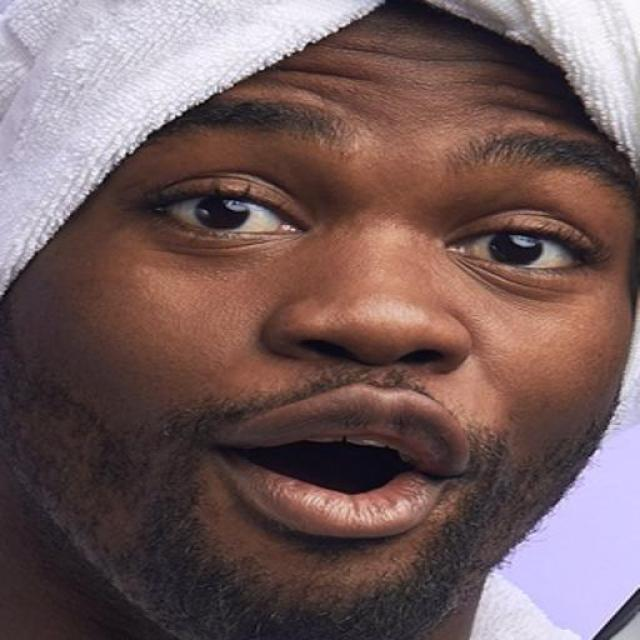
#> input picture backend/dataset/test/dark/58734018_jpg.rf.c1dc01f4c300e9e5085cb18dbbc6ab30.jpg, 640 x 640 px
$ python -i color_utils.py   (imports and definitions only)
#> lines starting #> are read from the running program, lines starting #| are printed output that depends on the picture
import cv2
import numpy as np


FACE_CASCADE = cv2.CascadeClassifier(
    cv2.data.haarcascades
    + "haarcascade_frontalface_default.xml"
)


def detect_face(image):

    gray = cv2.cvtColor(
        image,
        cv2.COLOR_BGR2GRAY
    )

    faces = FACE_CASCADE.detectMultiScale(
        gray,
        scaleFactor=1.1,
        minNeighbors=5,
        minSize=(100, 100)
    )

    if len(faces) == 0:
        return None

    return max(
        faces,
        key=lambda f: f[2] * f[3]
    )


def extract_skin_pixels(image, face):

    x, y, w, h = face

    # Area pipi kiri
    left = image[
        int(y + 0.45 * h):
        int(y + 0.70 * h),

        int(x + 0.15 * w):
        int(x + 0.42 * w)
    ]

    # Area pipi kanan
    right = image[
        int(y + 0.45 * h):
        int(y + 0.70 * h),

        int(x + 0.58 * w):
        int(x + 0.85 * w)
    ]

    pixels = np.concatenate(
        [
            left.reshape(-1, 3),
            right.reshape(-1, 3)
        ],
        axis=0
    )

    return pixels


def extract_features(image):

    face = detect_face(image)

    if face is None:
        raise ValueError(
            "Wajah tidak ditemukan"
        )

    pixels = extract_skin_pixels(
        image,
        face
    )

    if len(pixels) == 0:
        raise ValueError(
            "Area kulit tidak ditemukan"
        )

    # BGR → RGB
    rgb = pixels[:, ::-1]

    rgb_mean = np.mean(
        rgb,
        axis=0
    )

    # BGR → LAB
    lab = cv2.cvtColor(
        pixels.reshape(-1, 1, 3),
        cv2.COLOR_BGR2LAB
    )

    lab = lab.reshape(-1, 3)

    lab_mean = np.mean(
        lab,
        axis=0
    )

    # =========================
    # HASIL FITUR
    # =========================

    return {
        "rgb_r": float(rgb_mean[0]),
        "rgb_g": float(rgb_mean[1]),
        "rgb_b": float(rgb_mean[2]),
        "lab_l": float(lab_mean[0]),
        "lab_a": float(lab_mean[1]),
        "lab_b": float(lab_mean[2])
    }

>>> import cv2
>>> picture = cv2.imread('dataset/test/dark/58734018_jpg.rf.c1dc01f4c300e9e5085cb18dbbc6ab30.jpg')
#> picture is the input picture: shape (640, 640, 3); mean B, G, R 92, 92.2, 115.2
>>> result = extract_features(picture)
#> in detect_face, `gray = cv2.cvtColor( image, cv2.COLOR_BGR2GRAY )`:
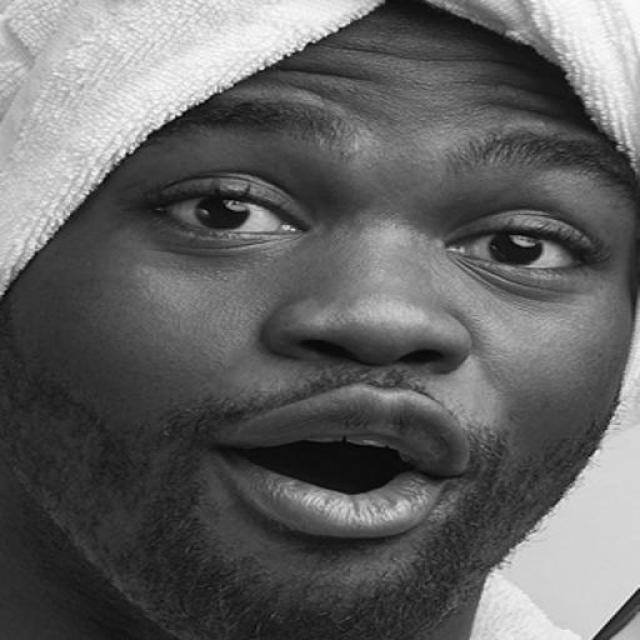
#> gray: shape (640, 640); min 1, max 254, mean 99.1
#> in detect_face, `faces = FACE_CASCADE.detectMultiScale( gray, scaleFactor=1.1, minNeigh..`: faces = ()
#> (the run stopped early here; a loop or call above may not have finished)

$ run again, on backend/dataset/test/dark/58768842_jpg.rf.2cfa1dcdb42be943c7e9282e7ebdafc8.jpg
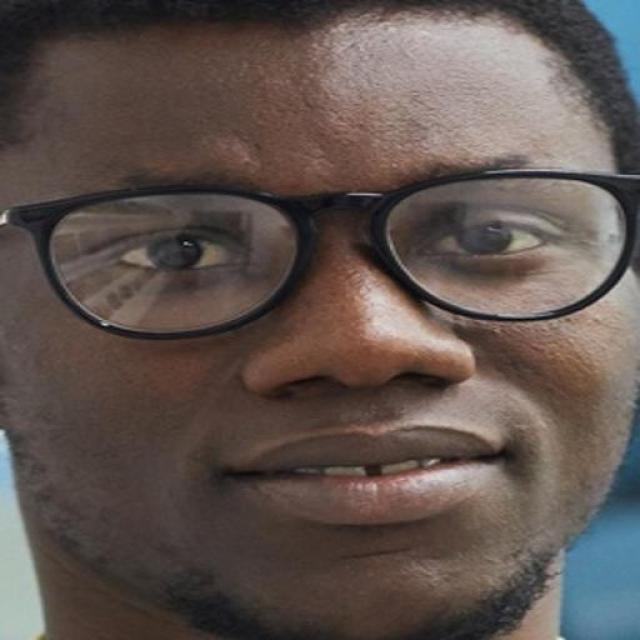
#> input picture backend/dataset/test/dark/58768842_jpg.rf.2cfa1dcdb42be943c7e9282e7ebdafc8.jpg, 640 x 640 px
#> picture is the input picture: shape (640, 640, 3); mean B, G, R 78.3, 83.2, 95.2
#> in detect_face, `gray = cv2.cvtColor( image, cv2.COLOR_BGR2GRAY )`:
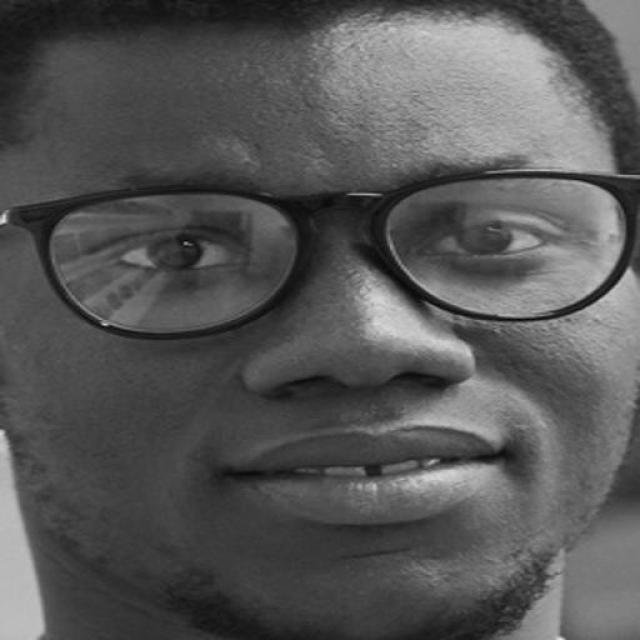
#> gray: shape (640, 640); min 4, max 234, mean 86.2
#> faces = ()

$ run again, on backend/dataset/test/dark/58915915_jpg.rf.58b597c966f3d7ac2a8f0e59763ef8f1.jpg
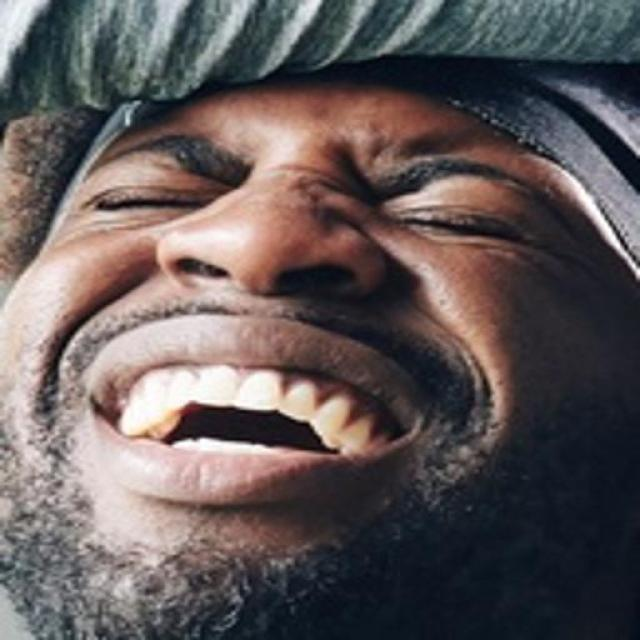
#> input picture backend/dataset/test/dark/58915915_jpg.rf.58b597c966f3d7ac2a8f0e59763ef8f1.jpg, 640 x 640 px
#> picture is the input picture: shape (640, 640, 3); mean B, G, R 88.9, 88.7, 97.5
#> in detect_face, `gray = cv2.cvtColor( image, cv2.COLOR_BGR2GRAY )`:
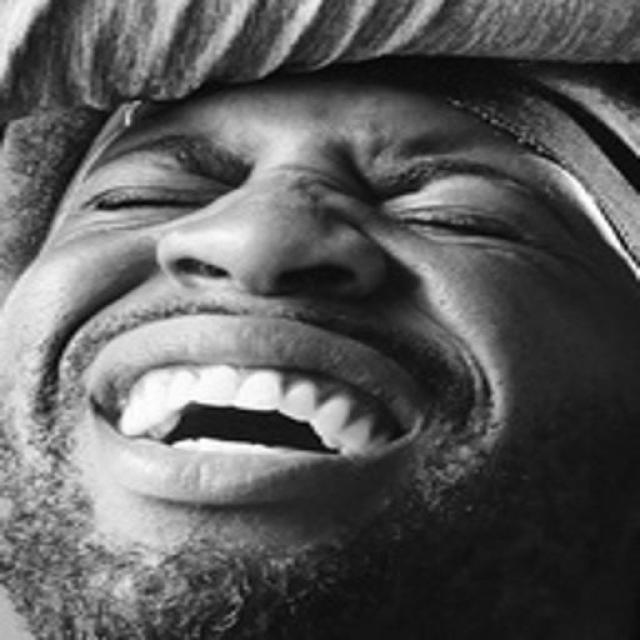
#> gray: shape (640, 640); min 1, max 255, mean 91.4
#> faces = ()

$ run again, on backend/dataset/test/dark/64809969_jpg.rf.73631e9960cded8638f96b58293b31f4.jpg
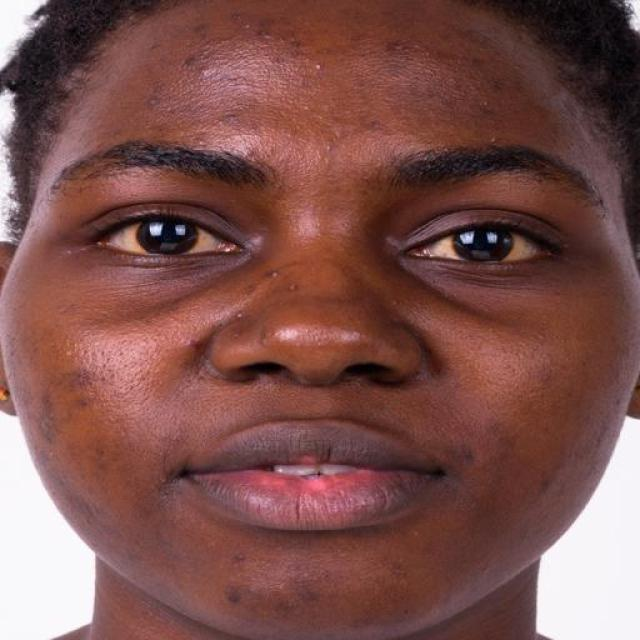
#> input picture backend/dataset/test/dark/64809969_jpg.rf.73631e9960cded8638f96b58293b31f4.jpg, 640 x 640 px
#> picture is the input picture: shape (640, 640, 3); mean B, G, R 77.1, 81.6, 125
#> in detect_face, `gray = cv2.cvtColor( image, cv2.COLOR_BGR2GRAY )`:
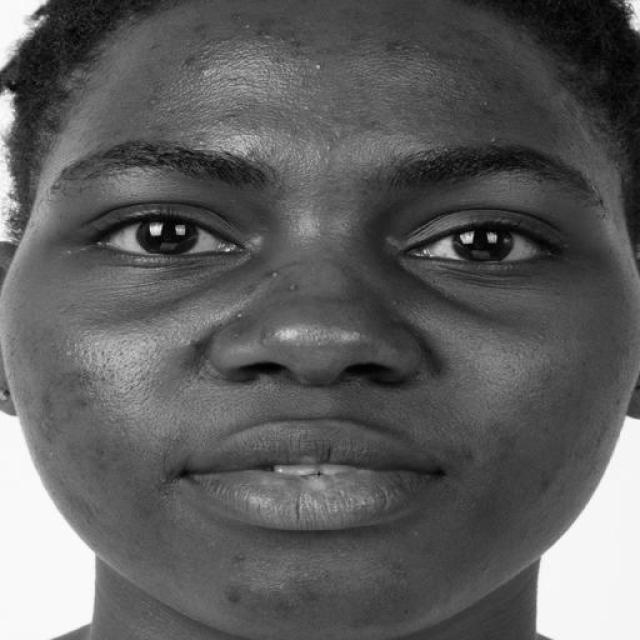
#> gray: shape (640, 640); min 0, max 255, mean 94
#> faces = [[49, 25, 537, 537]]
#> face = [49, 25, 537, 537]
#> x = 49; y = 25; w = 537
#> in extract_skin_pixels, `right = image[ int(y + 0.45 * h): int(y + 0.70 * h),  int(x + 0.58 * w..`:
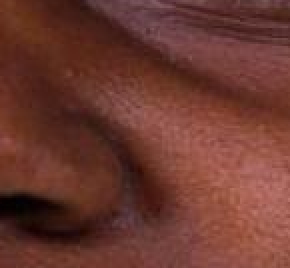
#> right: shape (134, 145, 3) (shown 2 times larger); mean B, G, R 47.4, 56.7, 107.2
#> rgb_mean = [126.7, 69.97, 60.96]
#> lab_mean = [92.02, 151.2, 144.1]
#> result = {'rgb_r': 126.7, 'rgb_g': 69.97, 'rgb_b': 60.96, 'lab_l': 92.02, 'lab_a': 151.2, 'lab_b': 144.1}
